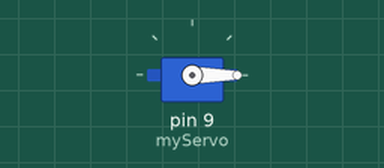
Simulated run of this sketch. Board: Arduino Uno, built with avr-gcc and run on an emulated ATmega328P. Shown: servo.

Above: at 0.05 s.
At 4.45 s:
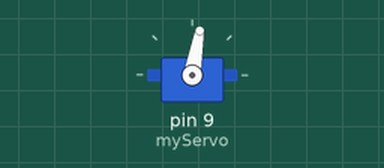
At 8.95 s:
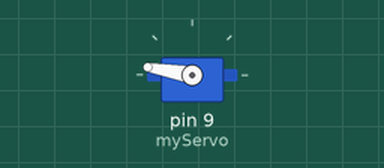
At 17.95 s:
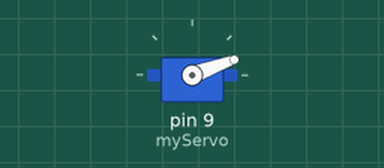
Timing chart, 0 to 24.7 s (numbered marks = the images above):
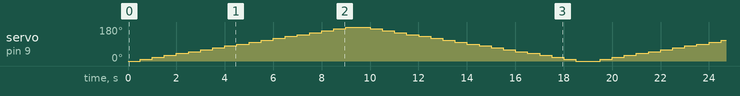

The sketch:

Servo.ino
```cpp
#include <Servo.h>

Servo myServo;
void setup()
{
    myServo.attach(9);
}

void loop()
{
    for (int pos = 0; pos <= 180; pos += 10)
    {
        myServo.write(pos);
        delay(500);
    }
    for (int pos = 180; pos >= 0; pos -= 10)
    {
        myServo.write(pos);
        delay(500);
    }
}
```
